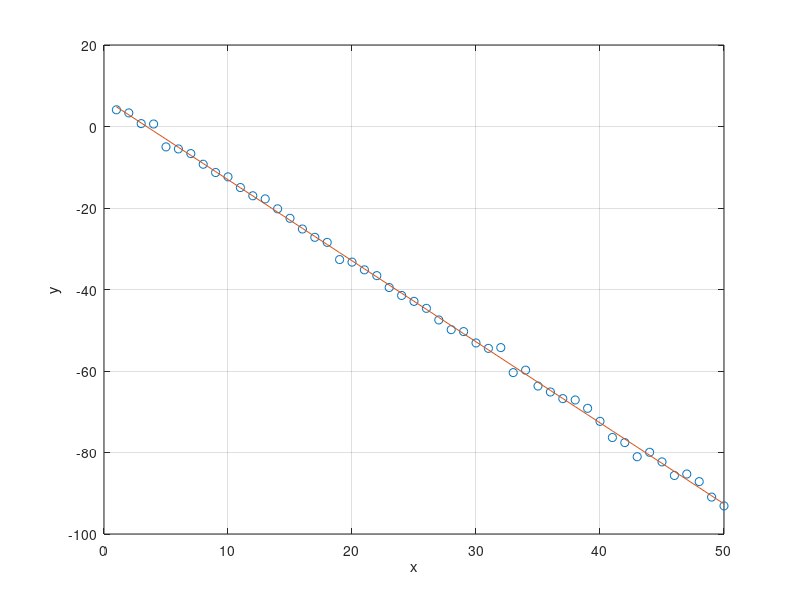

Here is the MATLAB script that generated this plot:
clear all
close all
clc
% variables
num_elements=50;
a=-2;
b=5;
c=7;
x=1:1:num_elements;
y=a*x+randn(1,num_elements);
y=y+c;


% polynomial regression
w=polyfit(x,y,1);  % attach regression line to our values
ye=polyval(w,x);  % calc values

figure(1)

plot(x, y, 'o');grid on;hold on;
plot(x, ye);
xlabel('x');
ylabel('y');